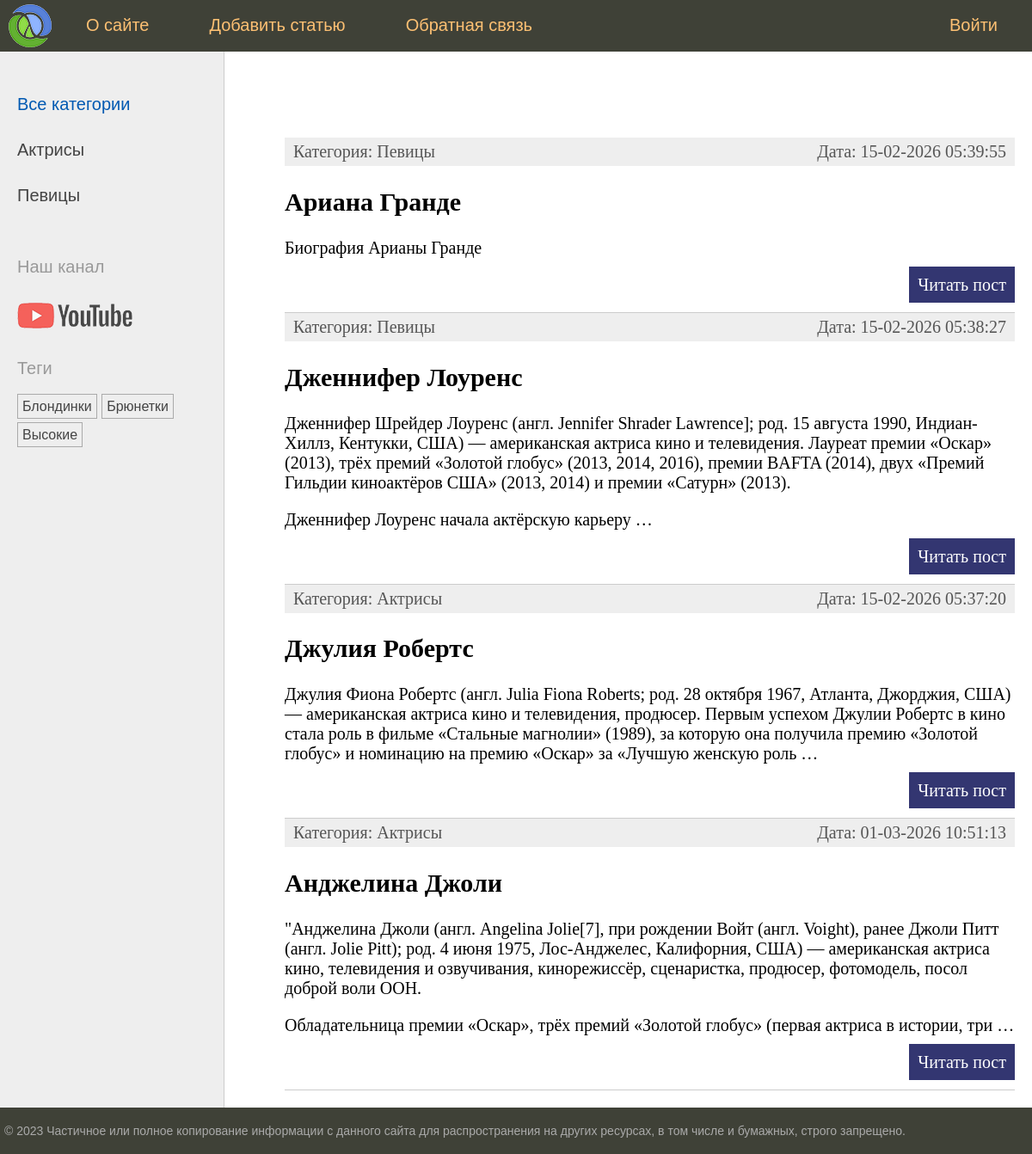
Before: / with the older database file.
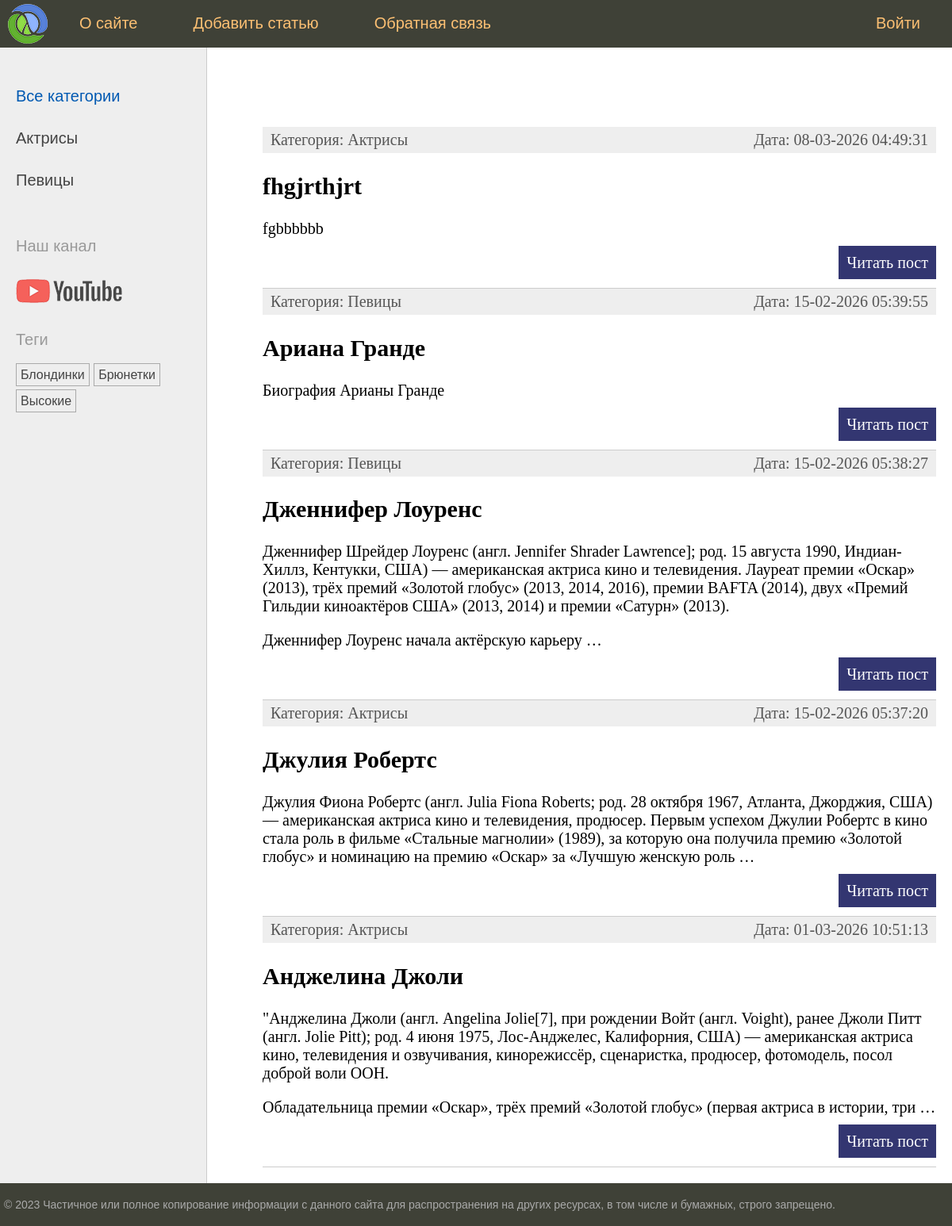
After: the same page with the newer database file.
### women/models.py (models this page shows, shortened)
class Category(models.Model):
    name = models.CharField(max_length=100, db_index=True, verbose_name="Категория")
    slug = models.SlugField(max_length=255, unique=True, db_index=True)
    class Meta:
        verbose_name = "Категория"
        verbose_name_plural = "Категории"
    def get_absolute_url(self):
        return reverse('category', kwargs={'cat_slug': self.slug})

class TagPost(models.Model):
    tag = models.CharField(max_length=100, db_index=True)
    slug = models.SlugField(max_length=255, unique=True, db_index=True)
    def get_absolute_url(self):
        return reverse('tag', kwargs={'tag_slug': self.slug})

class Women(models.Model):
    class Status(models.IntegerChoices):
        DRAFT = 0, 'Черновик'
        PUBLISHED = 1, 'Опубликованный'
    title = models.CharField(max_length=255, verbose_name='Заголовок')
    slug = models.SlugField(max_length=255, unique=True, db_index=True, verbose_name='Slug')
    content = models.TextField(blank=True, verbose_name='Текст статьи')
    time_create = models.DateTimeField(auto_now_add=True, verbose_name='Время создания')
    time_update = models.DateTimeField(auto_now=True,verbose_name='Время изменения')
    is_published = models.BooleanField(choices=tuple(map(lambda x: (bool(x[0]), x[1]), Status.choices)),
                                                     default=Status.DRAFT, verbose_name='Статус')
    cat = models.ForeignKey("Category", on_delete=models.PROTECT, related_name='posts',verbose_name='Категория')
    tags = models.ManyToManyField('TagPost', blank=True, related_name='tags', verbose_name='Теги')
    husband = models.OneToOneField('Husband', on_delete=models.SET_NULL,
                                   null=True, blank=True, related_name='wuman', verbose_name='Муж')
    objects = models.Manager() # стандартный менеджер
    published = PublishedManager()  # создание нового менеджера
    class Meta:
        verbose_name = "Известные женщины"  # Редактируем меняем название в админ панели
        verbose_name_plural = "Известные женщины"  # тоже, но чтобы и во множественном числе
        ordering = ['-time_create']
        indexes = [
            models.Index(fields=['-time_create'])
        ]
    def get_absolute_url(self):
        return reverse('post', kwargs={'post_slug': self.slug})

### women/views.py (the view)
# urls.py: path('', views.index, name='home'),  # http://127/0/0/1/8000/women/
def index(request):  # обязательный параметр request
    posts = Women.published.all().select_related('cat')# добавляем select_related('cat')
    data = {
        'title': "Главная страница",
        'menu': menu,
        'posts': posts,
        "cat_selected": 0,
    }
    return render(request, 'women/index.html', context=data)

### women/models.py (called while the page is built)
    def get_queryset(self):
        return super().get_queryset().filter(is_published=Women.Status.PUBLISHED)

### women/templatetags/women_tags.py (called while the page is built)
@register.inclusion_tag('women/list_categories.html')
def show_categories(cat_selected=0):
    cats = Category.objects.annotate(x=Count('posts')).filter(x__gt=0)
    return {'cats':cats,'cat_selected':cat_selected}

@register.inclusion_tag('women/list_tags.html') #создадим шаблон с названием list_tags.html в women
def show_all_tags(): # воспользуемся им, и перейдем в base.html
    return {'tags': TagPost.objects.annotate(total=Count('tags')).filter(total__gt=0)}

### women/templates/women/index.html (shortened to what this page needs)
{% extends 'base.html' %}
{% block content %}
<ul class="list-articles">
	{% for p in posts %}
			<li><div class="article-panel">
	<p class="first">Категория: {{p.cat.name}}</p>
	<p class="last">Дата: {{p.time_update|date:"d-m-Y H:i:s"}}</p>
			</div>
				<h2>{{p.title}}</h2>
	{% autoescape off %}
	{{p.content|linebreaks|truncatewords:50 }}
	{% endautoescape %}
			<p class="link-read-post"><a href="{{ p.get_absolute_url }}">Читать пост</a></p>
			</li>
	{% endfor %}
</ul>
{% endblock %}

### women/templates/women/list_categories.html
{% for cat in cats %}
{% if cat.id == cat_selected %}
<li class="selected">{{cat.name}}</li>
{% else %}
<li><a href="{{ cat.get_absolute_url }}">{{cat.name}}</a></li>
{% endif %}
{% endfor %}

### women/templates/women/list_tags.html
{% if tags %}
    <p>Теги</p>
    <ul class="tags-list">
        {% for t in tags %}
        <li><a href="{{t.get_absolute_url}}">{{t.tag}}</a></li>
        {% endfor %}
    </ul>
{% endif %}

Changed rows visible on the page:
added Women: cat.name "Актрисы", time_update "08-03-2026 04:49:31", title "fhgjrthjrt", content "fgbbbbbb"
